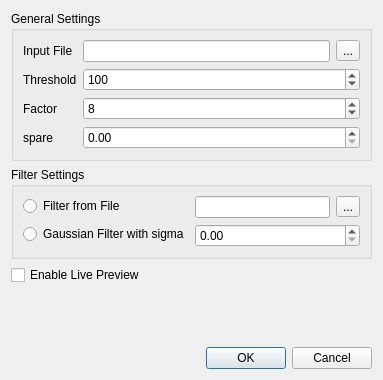
<?xml version="1.0" encoding="UTF-8"?>
<ui version="4.0">
 <class>Dialog</class>
 <widget class="QDialog" name="Dialog">
  <property name="geometry">
   <rect>
    <x>0</x>
    <y>0</y>
    <width>383</width>
    <height>380</height>
   </rect>
  </property>
  <property name="windowTitle">
   <string>Dialog</string>
  </property>
  <layout class="QVBoxLayout" name="verticalLayout">
   <item>
    <widget class="QGroupBox" name="generalGroup">
     <property name="sizePolicy">
      <sizepolicy hsizetype="Expanding" vsizetype="Expanding">
       <horstretch>0</horstretch>
       <verstretch>0</verstretch>
      </sizepolicy>
     </property>
     <property name="title">
      <string>General Settings</string>
     </property>
     <layout class="QFormLayout" name="formLayout_2">
      <item row="3" column="1">
       <widget class="QSpinBox" name="threshold">
        <property name="maximum">
         <number>65432</number>
        </property>
        <property name="singleStep">
         <number>10</number>
        </property>
        <property name="value">
         <number>100</number>
        </property>
       </widget>
      </item>
      <item row="5" column="1">
       <widget class="QDoubleSpinBox" name="spare"/>
      </item>
      <item row="2" column="1">
       <layout class="QHBoxLayout" name="horizontalLayout">
        <item>
         <widget class="FilenameLineEdit" name="inputFileName"/>
        </item>
        <item>
         <widget class="QToolButton" name="selectInputFile">
          <property name="text">
           <string>...</string>
          </property>
         </widget>
        </item>
       </layout>
      </item>
      <item row="4" column="1">
       <widget class="QSpinBox" name="factor">
        <property name="toolTip">
         <string>Resolution of the result image and subpixel-accuracy</string>
        </property>
        <property name="value">
         <number>8</number>
        </property>
       </widget>
      </item>
      <item row="2" column="0">
       <widget class="QLabel" name="label_3">
        <property name="text">
         <string>Input File</string>
        </property>
       </widget>
      </item>
      <item row="3" column="0">
       <widget class="QLabel" name="label">
        <property name="text">
         <string>Threshold</string>
        </property>
       </widget>
      </item>
      <item row="5" column="0">
       <widget class="QLabel" name="label_4">
        <property name="text">
         <string>spare</string>
        </property>
       </widget>
      </item>
      <item row="4" column="0">
       <widget class="QLabel" name="label_2">
        <property name="text">
         <string>Factor</string>
        </property>
       </widget>
      </item>
     </layout>
    </widget>
   </item>
   <item>
    <widget class="QGroupBox" name="filterGroup">
     <property name="toolTip">
      <string>Sets parameters for the pre-filter</string>
     </property>
     <property name="title">
      <string>Filter Settings</string>
     </property>
     <layout class="QFormLayout" name="formLayout">
      <item row="0" column="0">
       <widget class="QRadioButton" name="radioButton">
        <property name="text">
         <string>Filter from File</string>
        </property>
       </widget>
      </item>
      <item row="0" column="1">
       <layout class="QHBoxLayout" name="filterFileBox">
        <item>
         <widget class="FilenameLineEdit" name="filterFile"/>
        </item>
        <item>
         <widget class="QToolButton" name="selectFilterFile">
          <property name="text">
           <string>...</string>
          </property>
         </widget>
        </item>
       </layout>
      </item>
      <item row="1" column="1">
       <widget class="QDoubleSpinBox" name="doubleSpinBox_2"/>
      </item>
      <item row="1" column="0">
       <widget class="QRadioButton" name="radioButton_2">
        <property name="text">
         <string>Gaussian Filter with sigma</string>
        </property>
       </widget>
      </item>
     </layout>
    </widget>
   </item>
   <item>
    <widget class="QCheckBox" name="enablePreview">
     <property name="text">
      <string>Enable Live Preview</string>
     </property>
    </widget>
   </item>
   <item>
    <spacer name="verticalSpacer">
     <property name="orientation">
      <enum>Qt::Vertical</enum>
     </property>
     <property name="sizeHint" stdset="0">
      <size>
       <width>20</width>
       <height>40</height>
      </size>
     </property>
    </spacer>
   </item>
   <item>
    <widget class="QDialogButtonBox" name="buttonBox">
     <property name="orientation">
      <enum>Qt::Horizontal</enum>
     </property>
     <property name="standardButtons">
      <set>QDialogButtonBox::Cancel|QDialogButtonBox::Ok</set>
     </property>
    </widget>
   </item>
  </layout>
 </widget>
 <customwidgets>
  <customwidget>
   <class>FilenameLineEdit</class>
   <extends>QLineEdit</extends>
   <header>filenamelineedit.h</header>
  </customwidget>
 </customwidgets>
 <resources/>
 <connections>
  <connection>
   <sender>buttonBox</sender>
   <signal>accepted()</signal>
   <receiver>Dialog</receiver>
   <slot>accept()</slot>
   <hints>
    <hint type="sourcelabel">
     <x>227</x>
     <y>358</y>
    </hint>
    <hint type="destinationlabel">
     <x>157</x>
     <y>274</y>
    </hint>
   </hints>
  </connection>
  <connection>
   <sender>buttonBox</sender>
   <signal>rejected()</signal>
   <receiver>Dialog</receiver>
   <slot>reject()</slot>
   <hints>
    <hint type="sourcelabel">
     <x>295</x>
     <y>364</y>
    </hint>
    <hint type="destinationlabel">
     <x>286</x>
     <y>274</y>
    </hint>
   </hints>
  </connection>
 </connections>
</ui>
